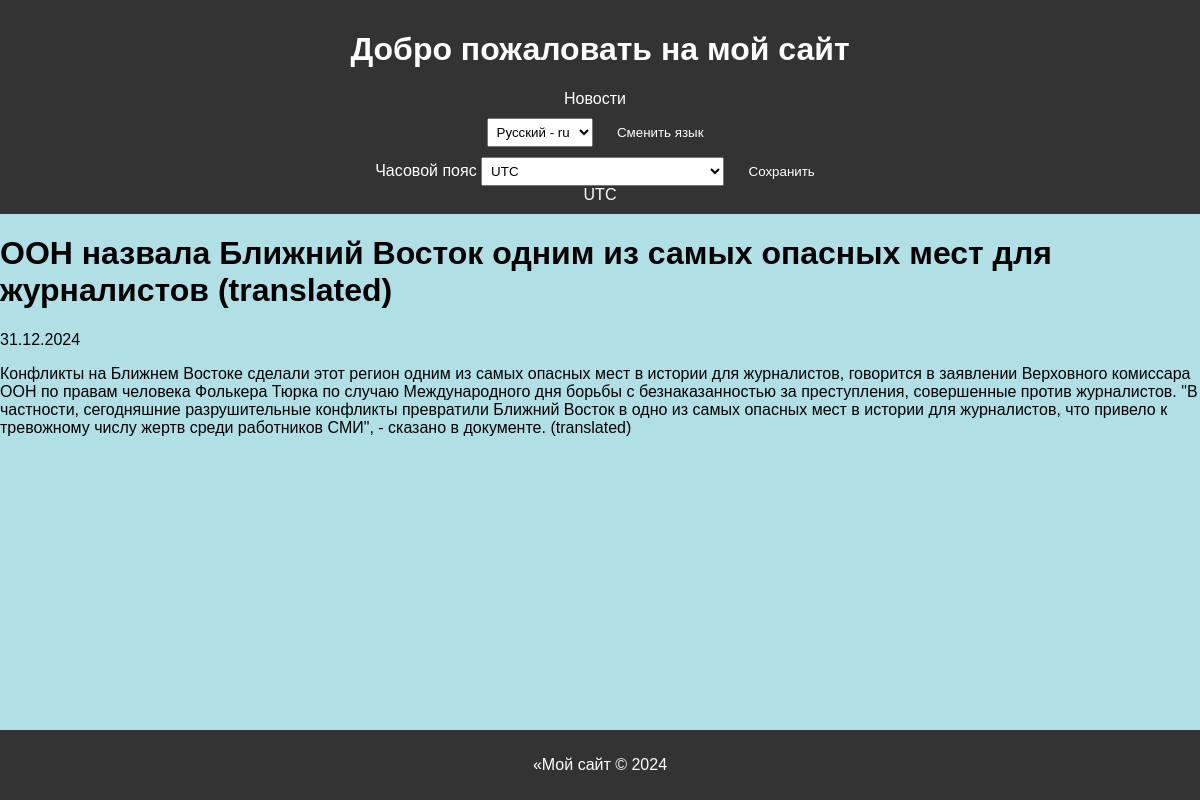
The page /news/5/ on the database as committed earlier.
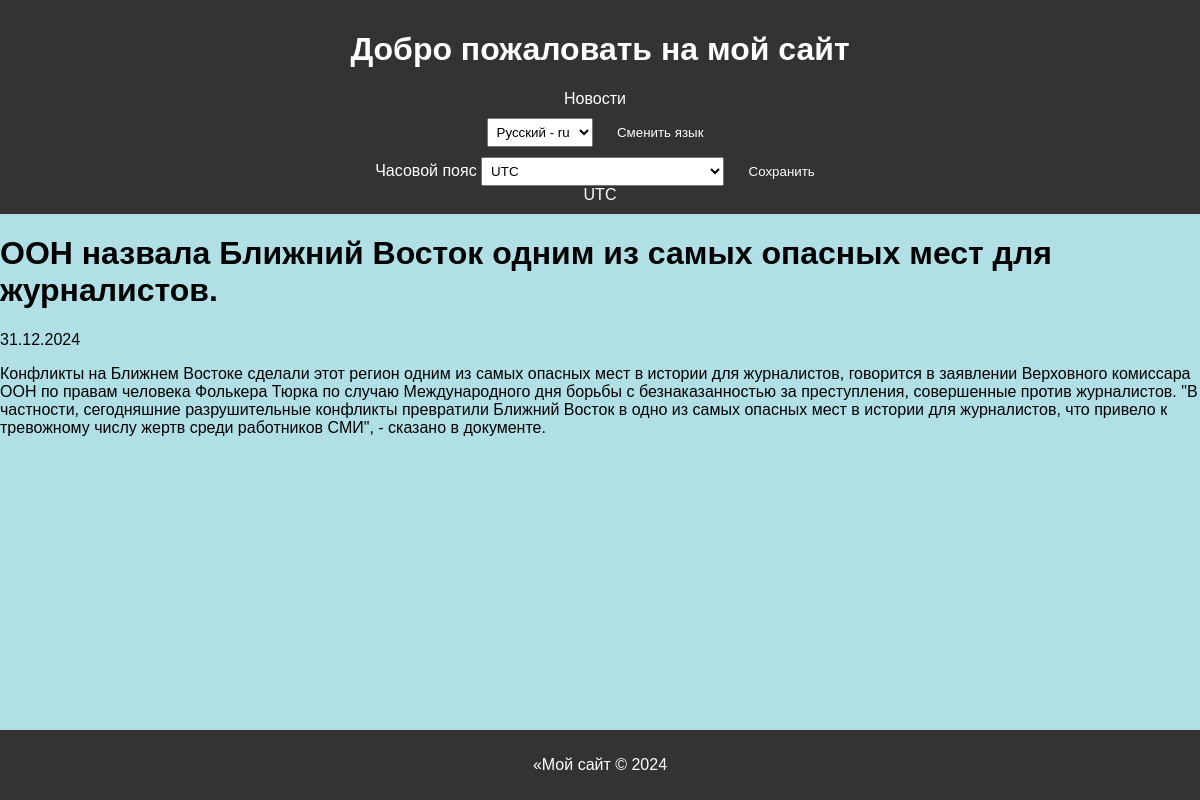
The same page on the database as committed later.
### newsapp/models.py (models this page shows, shortened)
class Post(models.Model):
    ARTICLE = 'AR'
    NEWS = 'NW'
    CATEGORY_CHOICES = (
        (ARTICLE, _('Article')),
        (NEWS, _('News')),
    )
    author = models.ForeignKey(Author, on_delete=models.CASCADE, null=True, blank=True)
    category_type = models.CharField(max_length=2, choices=CATEGORY_CHOICES, default=ARTICLE, help_text=_('Post type'))
    created_at = models.DateTimeField(auto_now_add=True, verbose_name=_('Created at'))
    categories = models.ManyToManyField(Category, through='PostCategory', related_name='posts', through_fields=('post', 'category'))
    title = models.CharField(max_length=255, verbose_name=_('Title'))
    text = models.TextField(verbose_name=_('Text'))
    rating = models.IntegerField(default=0)
    is_active = models.BooleanField(default=True)

### newsapp/views.py (the view)
# urls.py: path('news/<int:pk>/', views.NewsDetail.as_view(), name='news_detail'),
class NewsDetail(DetailView):
    model = Post
    template_name = 'newsapp/news_detail.html'
    context_object_name = 'news'
    pk_url_kwarg = 'pk'
    def get_context_data(self, **kwargs):
        context = super().get_context_data(**kwargs)
        context['timezones'] = pytz.common_timezones  # Добавляем все доступные часовые пояса
        return context
    def get_object(self, queryset=None):
        obj = cache.get(f'news-{self.kwargs["pk"]}', None)
        if not obj:
            obj = super().get_object(queryset=self.get_queryset())
            cache.set(f'news-{self.kwargs["pk"]}', obj)
        return obj

### newsapp/templatetags/custom_filters.py (called while the page is built)
@register.filter(name='censor')
def censor(value):
    if not isinstance(value, str):
        raise TypeError("Censor filter expects a string input")
    words = value.split()
    censored_text = []
    for word in words:
        clean_word = word.lower()  # Приводим слово к нижнему регистру для сравнения
        for bad_word in BAD_WORDS:
            if bad_word in clean_word:
                word = word[0] + '*' * (len(word) - 1)  # Замена всех букв на '*', кроме первой
        censored_text.append(word)
    return ' '.join(censored_text)

### newsapp/templates/newsapp/news_detail.html
{% extends "default.html" %}
{% load i18n %}
{% load custom_filters %}
{% block content %}
  <h1>{{ news.title|censor }}</h1>
  <p>{{ news.created_at|date:"d.m.Y" }}</p>
  <p>{{ news.text|censor }}</p>
{% endblock %}

Rows that differ between the two databases and show on the page:
changed Post: title|censor "ООН назвала Ближний Восток одним из самых опасных мест для журналистов (translated)" → "ООН назвала Ближний Восток одним из самых опасных мест для журналистов."; text|censor "…- сказано в документе. (translated)" → "…- сказано в документе."
